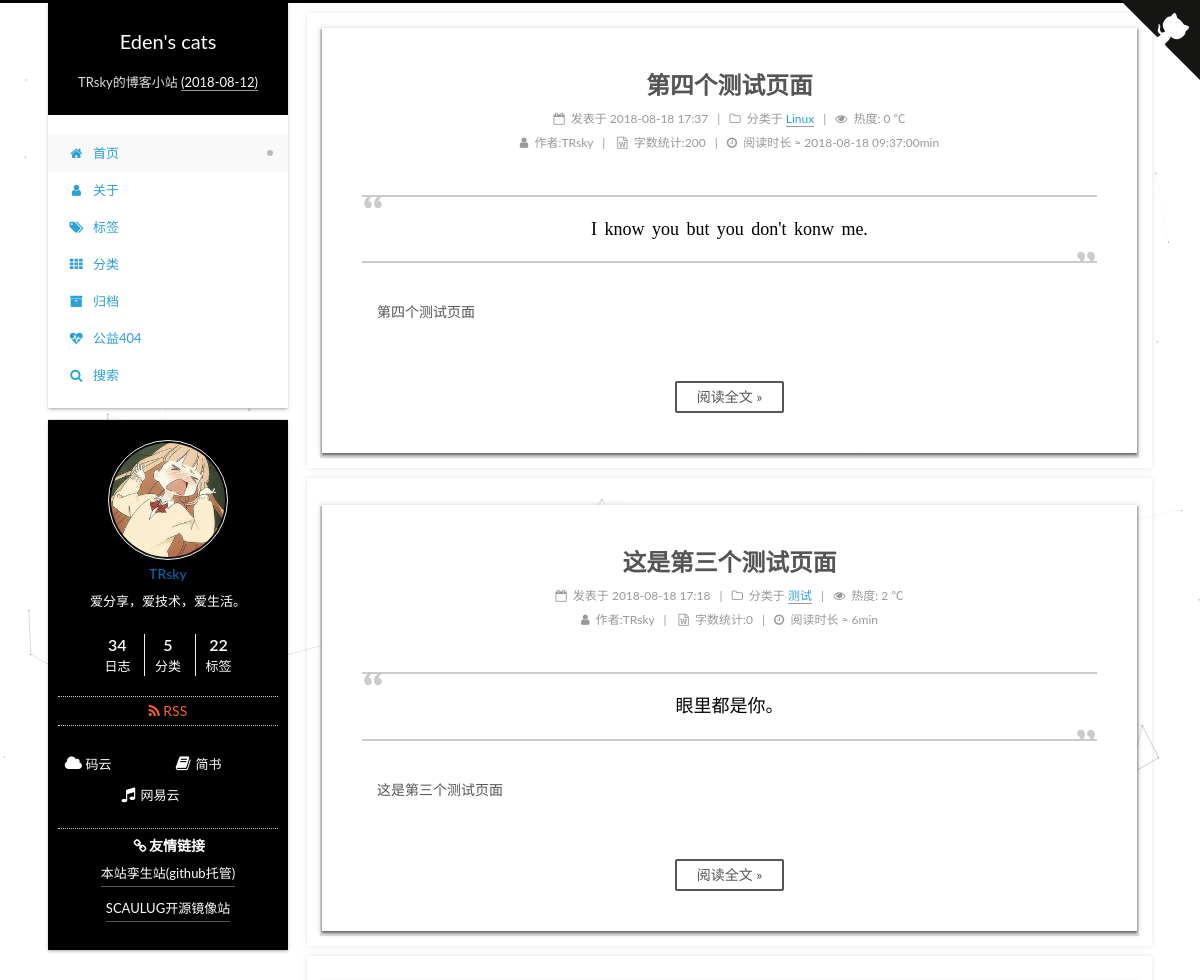
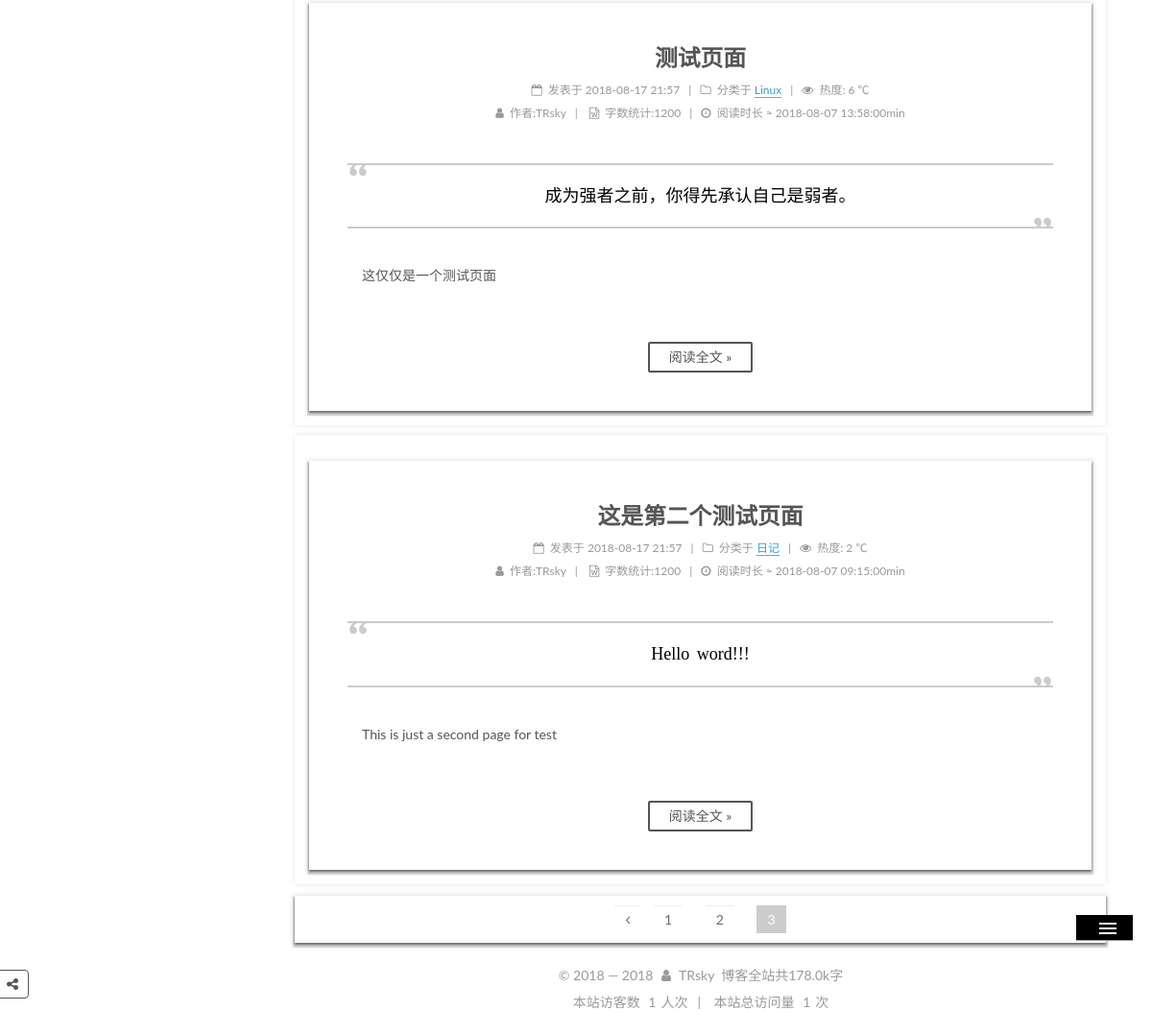
/?page=3, run on the app's committed database (2 pictures, top to bottom).
### apps/blog/models.py (models this page shows, shortened)
class Article(models.Model):
    STATUS_CHOICES = (
        ('draft', '草稿'),
        ('publish', '发表'),
    )
    title = models.CharField(verbose_name='标题', max_length=100)
    content = models.TextField(verbose_name='正文', blank=True, null=True)
    status = models.CharField(verbose_name='文章状态', max_length=10, choices=STATUS_CHOICES, default='publish')
    created_time = models.DateTimeField(verbose_name='创建时间', default=now)
    public_time = models.DateTimeField(verbose_name='发布时间', blank=True, null=True)
    modified_time = models.DateTimeField(verbose_name='修改时间', default=now)
    words = models.PositiveIntegerField(verbose_name='文章字数', default=0)
    time = models.PositiveIntegerField(verbose_name='阅读时长', default=0 )
    views = models.PositiveIntegerField(verbose_name='访问量', default=0)
    slogan = models.TextField(verbose_name='标语', blank=True, null=True)
    excerpt = models.CharField(verbose_name='文章摘要', max_length=500, blank=True)
    category = models.ForeignKey(Category, verbose_name='分类', on_delete=models.CASCADE, blank=False, null=False)
    tags = models.ManyToManyField(Tag, verbose_name='标签', blank=True)
    author = models.ForeignKey(User, verbose_name='作者', on_delete=models.CASCADE, blank=False, null=False)
    class Meta:  # 按文章创建日期降序排序
        ordering = ['-public_time']
        verbose_name = '文章'  # 指定后台显示模型名称
        verbose_name_plural = '文章列表'  # 指定后台显示模型复数名称
        db_table = 'article'  # 数据库表
        get_latest_by = 'created_time'

class Category(models.Model):
    name = models.CharField(verbose_name='类别', max_length=100)
    created_time = models.DateField(verbose_name='创建时间', default=now)
    modified_time = models.DateField(verbose_name='修改时间', default=now)
    def __str__(self):
        return self.name
    class Meta:
        ordering = ['name']
        verbose_name = '类别名称'
        verbose_name_plural = '分类列表'
        db_table = 'category'   # 数据库表名

### apps/blog/views.py (the view)
# urls.py: 2. Add a URL to urlpatterns:  path('', views.home, name='home')
def home(request):
    posts = Article.objects.all().filter(status='publish', public_time__isnull=False)   # 获取主页的全部 Article 对象, 状态为已发布，发布时间不为空
    paginator = Paginator(posts, settings.PAGE_NUM, 2)  # 每页显示数量，对应settings.py中的PAGE_NUM， 当只有2时候，合并为上一页
    page = request.GET.get('page')  # 获取URL中page参数的值
    try:
        post_list = paginator.page(page)
    except PageNotAnInteger:
        post_list = paginator.page(1)
    except EmptyPage:
        post_list = paginator.page(paginator.num_pages)
    return render(request, 'home.html', context={'post_list': post_list, 'category_list': categories, 'months': months})

### apps/blog/templatetags/pagetag.py (called while the page is built)
@register.simple_tag
def pagination_pages(curr_page, loop_page):
    offset = abs(curr_page - loop_page)
    if offset < 3:
        if curr_page == loop_page:
            page_element = '<span class="page-number current">%s</span>' % loop_page
        else:
            page_element = ' <a class="page-number" href="?page=%s">%s</a>' % (loop_page, loop_page)
        return format_html(page_element)
    else:
        return ''

### templates/home.html (shortened to what this page needs)
{% extends "base.html" %}
{% load static %}
{% load pagetag %}
{% block content %}
		<div class="content-wrap">
						<div id="content" class="content">
							<section id="posts" class="posts-expand">
                                {% for post in post_list %}
								<article class="post post-type-normal" itemscope="" itemtype="http://schema.org/Article">
									<div class="post-block" style="opacity: 1; display: block;">
										<header class="post-header" style="opacity: 1; display: block; transform: translateY(0px);">
											<h1 class="post-title" itemprop="name headline">
                                                <a class="post-title-link" href="{% url 'detail' id=post.id %}" itemprop="url">
                                                   {{ post.title }}</a></h1>
											    <div class="post-meta">
												<span class="post-time"><span class="post-meta-item-icon"><i class="fa fa-calendar-o"></i></span>
                                                    <span class="post-meta-item-text">发表于</span>
													<time title="创建于" itemprop="dateCreated datePublished" datetime="2018-01-17T00:15:31+08:00">
														{{ post.public_time|date:'Y-m-d H:i'}}
													</time>
                                                </span>
                                                <span class="post-category"><span class="post-meta-divider">|</span>
                                                <span class="post-meta-item-icon"><i class="fa fa-folder-o"></i></span>
                                                <span class="post-meta-item-text">分类于</span>
                                                <span itemprop="about" itemscope="" itemtype="http://schema.org/Thing">
                                                    <a href="/categories/Django-Xadmin打造在线教育平台/" itemprop="url" rel="index">
                                                        <span itemprop="name">{{ post.category }}</span></a></span>
                                                </span>
                                                <span id="{% url 'detail' id=post.id %} " class="leancloud_visitors" data-flag-title="{{ post.title }}">
                                                    <span class="post-meta-divider">|</span><span class="post-meta-item-icon">
                                                    <i class="fa fa-eye"></i></span> <span class="post-meta-item-text">热度:</span>
                                                <span class="leancloud-visitors-count">{{ post.views }}</span> <span>℃</span>
                                                </span>
												<div class="post-wordcount">
                                                    <span class="post-meta-item-icon"><i class="fa fa-user"></i> </span>
                                                    <span class="post-meta-item-text">作者:</span><span title="作者">{{ post.author }}</span>
                                                    <span class="post-meta-divider">|</span>
													<span class="post-meta-item-icon"><i class="fa fa-file-word-o"></i></span >
                                                    <span class="post-meta-item-text">字数统计:</span><span title="字数统计">{{ post.words }}</span>
                                                    <span class="post-meta-divider">|</span><span class="post-meta-item-icon">
                                                    <i class="fa fa-clock-o"></i></span>
                                                    <span class="post-meta-item-text">阅读时长 ≈</span><span title="阅读时长"> {{ post.time }}min</span>
												</div>
											</div>
										</header>
										<div class="post-body" itemprop="articleBody" style="opacity: 1; display: block; transform: translateY(0px);">
											<blockquote class="blockquote-center">
												<p>
													{{ post.slogan }}
												</p>
											</blockquote>
											<div class="note">
												{{ post.content|striptags|truncatechars:300 }}
											</div>
											<div class="post-button text-center">
												<a class="btn" href="{% url 'detail' id=post.id %}" rel="contents">阅读全文 »</a>
											</div>
										</div><div></div><div></div>
									</div>
								</article>
								{% endfor %}
							</section>
                                <nav class="pagination" style="opacity: 1; display: block;">
                                {% if post_list.object_list and post_list.paginator.num_pages > 1 %}
                                    {% if post_list.has_previous %}
                                          <a class="extend next" rel="next" href="?page={{ post_list.previous_page_number }}"><i class="fa fa-angle-left"></i></a>
                                        {% endif %}
                                    {% for pg in post_list.paginator.page_range %}
                                       {% pagination_pages post_list.number pg %}
                                    {% endfor %}
                                {% endif %}
							</nav>
						</div>
					</div>
        {% include "leftSidebar.html" %}
{% endblock %}

### static/css/style.css (style rules this page uses)
html * { -webkit-font-smoothing: antialiased; -moz-osx-font-smoothing: grayscale; }
*, *:after, *:before { -webkit-box-sizing: border-box; -moz-box-sizing: border-box; box-sizing: border-box; }

### data on the page
Article: title "第四个测试页面", public_time "2018-08-18 17:37", category "Linux", views "0", author "TRsky", words "200", time "2018-08-18 09:37:00", slogan "I know you but you don't konw me.", content "第四个测试页面"
Article: title "这是第三个测试页面", public_time "2018-08-18 17:18", category "测试", views "2", author "TRsky", words "0", time "6", slogan "眼里都是你。", content "这是第三个测试页面"
Article: title "测试页面", public_time "2018-08-17 21:57", category "Linux", views "6", author "TRsky", words "1200", time "2018-08-07 13:58:00", slogan "成为强者之前，你得先承认自己是弱者。", content "这仅仅是一个测试页面"
Article: title "这是第二个测试页面", public_time "2018-08-17 21:57", category "日记", views "2", author "TRsky", words "1200", time "2018-08-07 09:15:00", slogan "Hello word!!!", content "This is just a second page for test"
